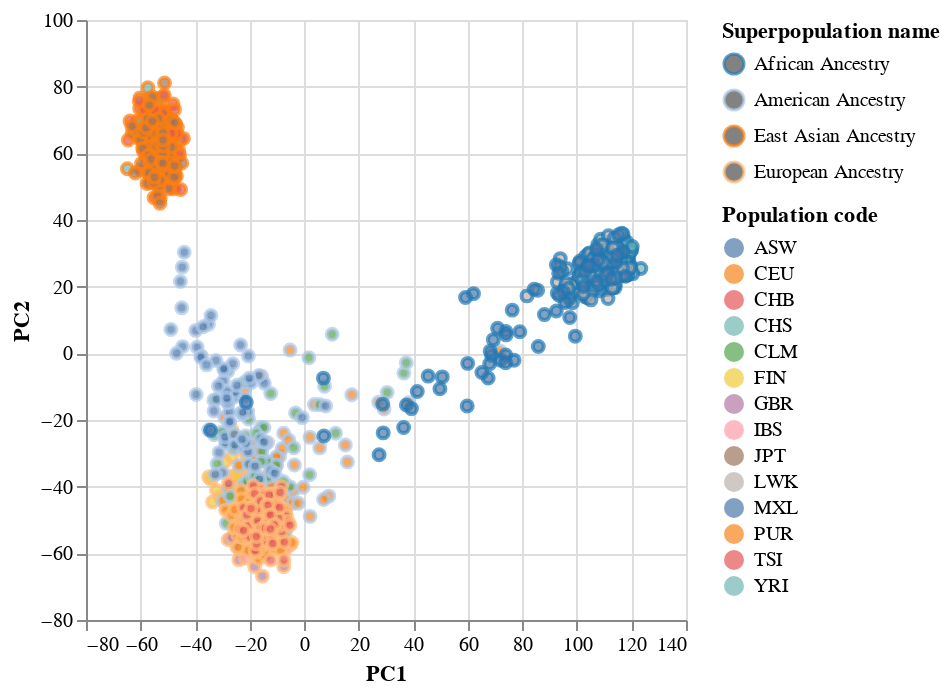

This figure's notebook cell:
### Code cell
pais_continente

### Figure 1 — Vega-Lite specification as saved in the notebook (floating-point values rounded to 4 significant figures; data arrays with more than 128 entries replaced by an {"elided": "..."} marker saying what was removed)
{"config": {"view": {"continuousWidth": 300, "continuousHeight": 300}}, "data": {"name": "data-7e26272c5915661410033863cf083041"}, "mark": {"type": "point"}, "encoding": {"color": {"field": "Superpopulation name", "scale": {"scheme": "category20"}, "type": "nominal"}, "fill": {"field": "Population code", "type": "nominal"}, "x": {"field": "PC1", "type": "quantitative"}, "y": {"field": "PC2", "type": "quantitative"}}, "$schema": "https://vega.github.io/schema/vega-lite/v5.20.1.json", "datasets": {"data-7e26272c5915661410033863cf083041": {"elided": "1092 records"}}}
